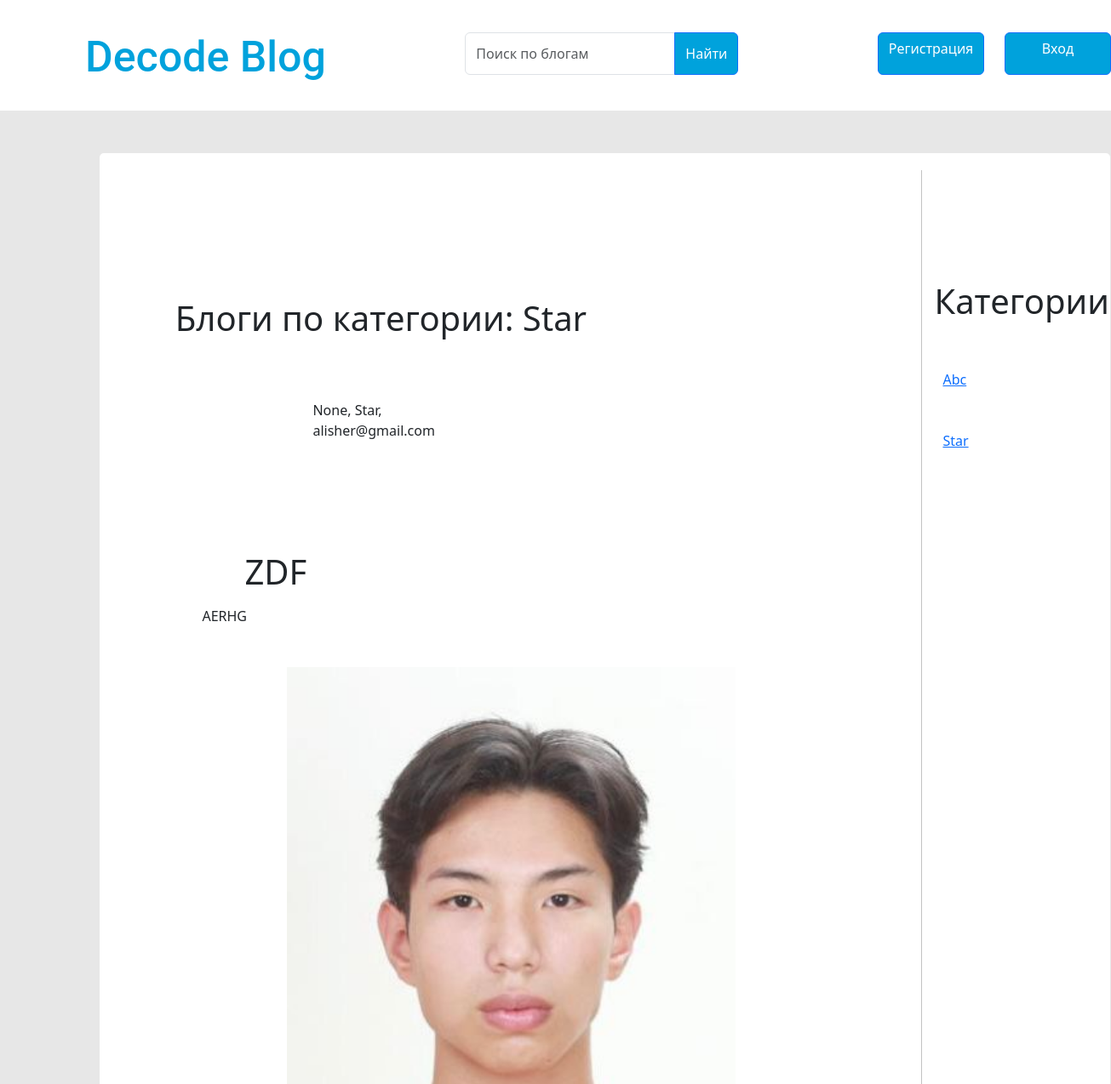
The app's page /creation/category_page/2/ (upper part), older data.
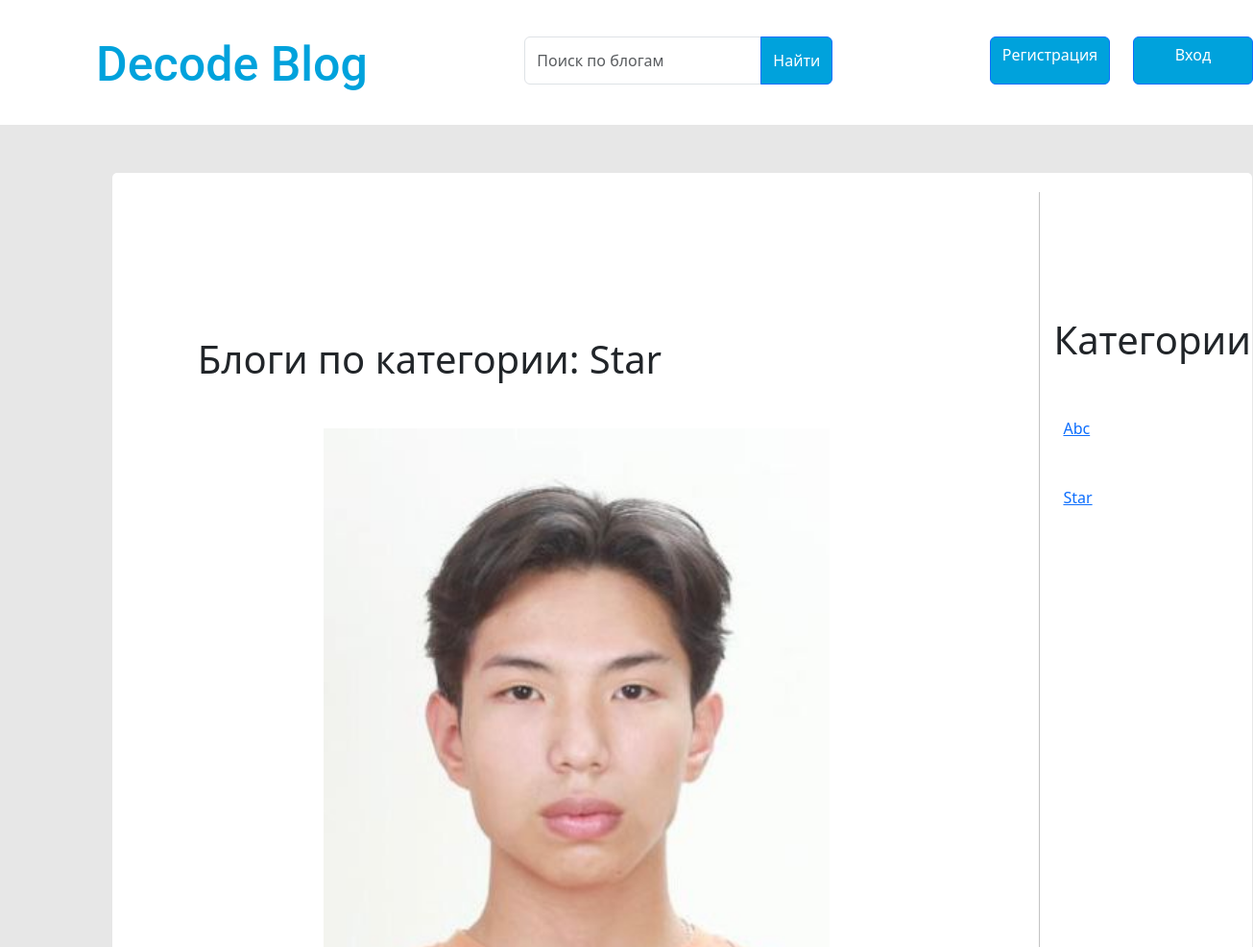
The same page, newer data.
### creation/models.py (models this page shows, shortened)
class Blog(models.Model):
    image = models.ImageField(blank=True, null=True, upload_to=uniq_name_upload)
    publish_date = models.DateTimeField(auto_now_add = True)
    title = models.CharField(max_length=255)
    description = models.TextField()
    author = models.ForeignKey(User, on_delete=models.CASCADE, blank=True, null=True)
    category = models.ForeignKey(Category, on_delete=models.PROTECT)

class Category(models.Model):
    name = models.CharField(max_length=100, null = False)
    class Meta:
        verbose_name_plural = 'Categories'
    def __str__(self):
        return self.name

### authe/models.py (models this page shows)
class User(AbstractUser):
    groups = models.ManyToManyField(
        'auth.Group',
        related_name='users',
        blank=True,
        verbose_name='groups',
        help_text='The groups this user belongs to. A user will get all permissions granted to each of their groups.',
    )
    user_permissions = models.ManyToManyField(
        'auth.Permission',
        related_name='users',
        blank=True,
        verbose_name='user permissions',
        help_text='Specific permissions for this user.',
        error_messages={
            'add': 'The permission you are trying to add already exists for the user.',
            'remove': 'The permission you are trying to remove does not exist for the user.',
        },
    )

### creation/views.py (the view)
# urls.py: path('category_page/<int:category_id>/', views.CategoryView.as_view(),  name='category_page'),
class CategoryView(View):
    def get(self, request, category_id):
        category = Category.objects.all()
        selected_category = Category.objects.get(pk=category_id)
        blogs_in_category = Blog.objects.filter(category=selected_category)
        context = {
            'title': f'Категория: {selected_category.name}',
            'selected_category': selected_category,
            'blogs_in_category': blogs_in_category,
            'category': category
        }
        return render(request, 'creation/category_page.html', context=context)

### creation/templates/creation/category_page.html
{% extends 'creation/base.html' %}
{% load static %}
{% block link %}<link rel="stylesheet" href="{% static 'creation/category_page.css' %}"> {% endblock %}
{% block div %}
    <div class="right-btns">
        {% if request.user.is_authenticated %}
            <div >
                <a href="{% url 'authe:profile' %}" class="signup btn btn-primary" style="background-color: #00A2DC;">Профиль</a>
                <a href="{% url 'authe:signout' %}" class="signin btn btn-primary" style="background-color: #00A2DC;">Выйти</a>
            </div>
        {% else %}
            <div>
                <a href="{% url 'authe:signup' %}" class="signup btn btn-primary mb-1" style="background-color: #00A2DC;">Регистрация</a>
                <a href="{% url 'authe:login' %}" class="signin btn btn-primary mb-1" style="background-color: #00A2DC;">Вход</a>
            </div>
        {% endif %}
    </div>
{% endblock %}
{% block main %}
<section class="main index-main">
    <div class="main-content">
        <div class="content">
            <h1 class="in">Блоги по категории: {{ selected_category.name }}</h1>
            {% for blog in blogs_in_category %}
                <div class="creation--item mt-4 pt-4 ">
                    <div class="creation-img">
                        <img src="{{ blog.image.url }}" alt="">
                    </div>
                    <div class="blog-info">
                        <p class="publish_date">{{ blog.publish_date }}, {{ blog.category }}, {{ blog.author }}</p>
                        <h1>{{ blog.title }}</h1>
                        <p class="discription detail-desc mt-3">{{ blog.description }}</p>
                    </div>
                </div>
            {% endfor %}
        </div>
        <div class="main2-content">
        <div class="category">
            <h1>Категории</h1>
            {% for c in category %}
                <div class="category--item mt-4 pt-4">
                    <div class="category-info">
                        <a href="{% url 'creation:category_page' category_id=c.id %}">{{ c.name }}</a>
                    </div>
                </div>
            {% endfor %}
        </div>
    </div>
</section>
{% endblock %}

Row changes from the older to the newer data that the page shows:
removed Blog: publish_date "None", category "Star", author "alisher@gmail.com", title "ZDF", description "AERHG"
